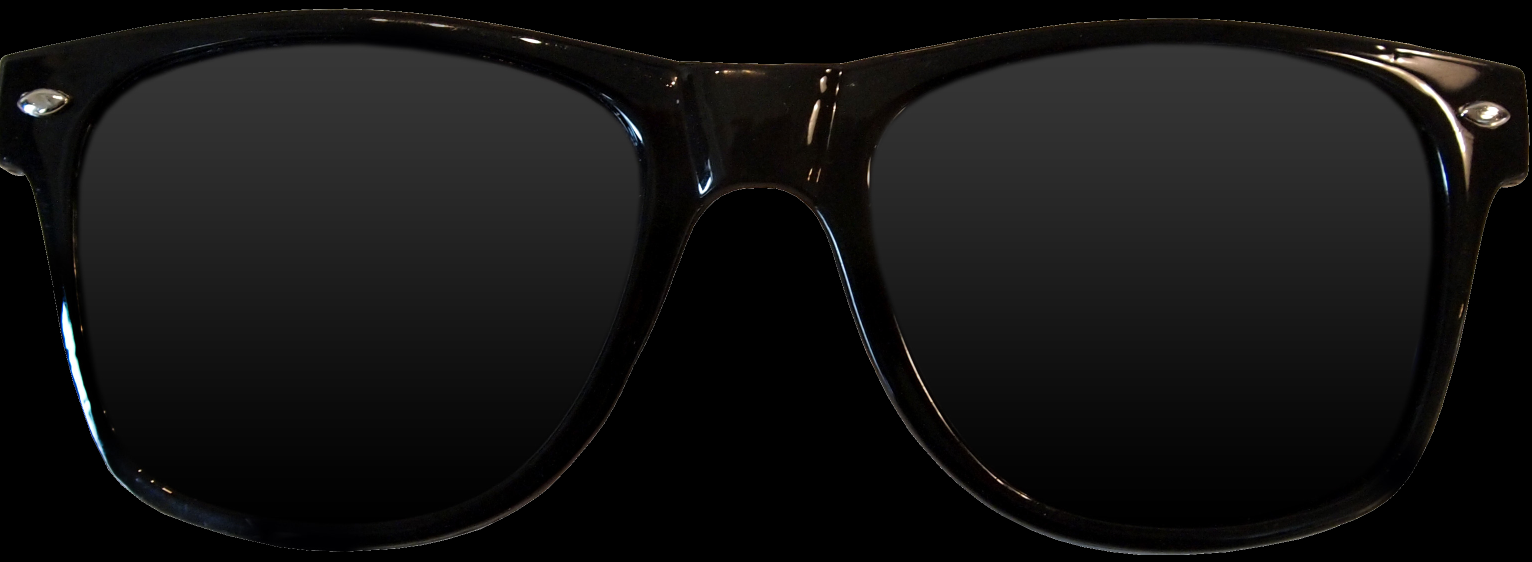
#> input picture images/sunglasses.png, 3064 x 1123 px (shown at 1/2 size)
$ jupyter execute --allow-errors '4. Fun with Keypoints.ipynb'   (shell and % lines are left out)
#> lines starting #> are read from the running program, lines starting #| are printed output that depends on the picture
## Facial Filters

Using your trained facial keypoint detector, you can now do things like add filters to a person's face, automatically. In this optional notebook, you can play around with adding sunglasses to detected face's in an image by using the keypoints detected around a person's eyes. Checkout the `images/` directory to see what pther .png's have been provided for you to try, too!

Let's start this process by looking at a sunglasses .png that we'll be working with!

[cell 1]
# import necessary resources
import matplotlib.image as mpimg
import matplotlib.pyplot as plt
import numpy as np
import pandas as pd
import os
import cv2

[cell 2]
# load in sunglasses image with cv2 and IMREAD_UNCHANGED
sunglasses = cv2.imread('images/sunglasses.png', cv2.IMREAD_UNCHANGED)
#> sunglasses is the input picture: shape (1123, 3064, 4); mean B, G, R, A 18.7, 19.1, 19.5, 184.3

# plot our image
plt.imshow(sunglasses)

# print out its dimensions
print('Image shape: ', sunglasses.shape)
#| Image shape:  (1123, 3064, 4)

## The 4th dimension

You'll note that this image actually has *4 color channels*, not just 3 as your avg RGB image does. This is due to the flag we set `cv2.IMREAD_UNCHANGED`, which tells this to read in another color channel.

#### Alpha channel
It has the usual red, blue, and green channels any color image has, and the 4th channel respresents the **transparency level of each pixel** in the image; this is often called the **alpha** channel. Here's how the transparency channel works: the lower the value, the more transparent, or see-through, the pixel will become.  The lower bound (completely transparent) is zero here, so any pixels set to 0 will not be seen; these look like white background pixels in the image above, but they are actually totally transparent.

This transparent channel allows us to place this rectangular image of sunglasses on an image of a face and still see the face area that is techically covered by the transparentbackground of the sunglasses image!

Let's check out the alpha channel of our sunglasses image in the next Python cell. Because many of the pixels in the background of the image have an alpha value of 0, we'll need to explicitly print out non-zero values if we want to see them.

[cell 3]
# print out the sunglasses transparency (alpha) channel
alpha_channel = sunglasses[:,:,3]
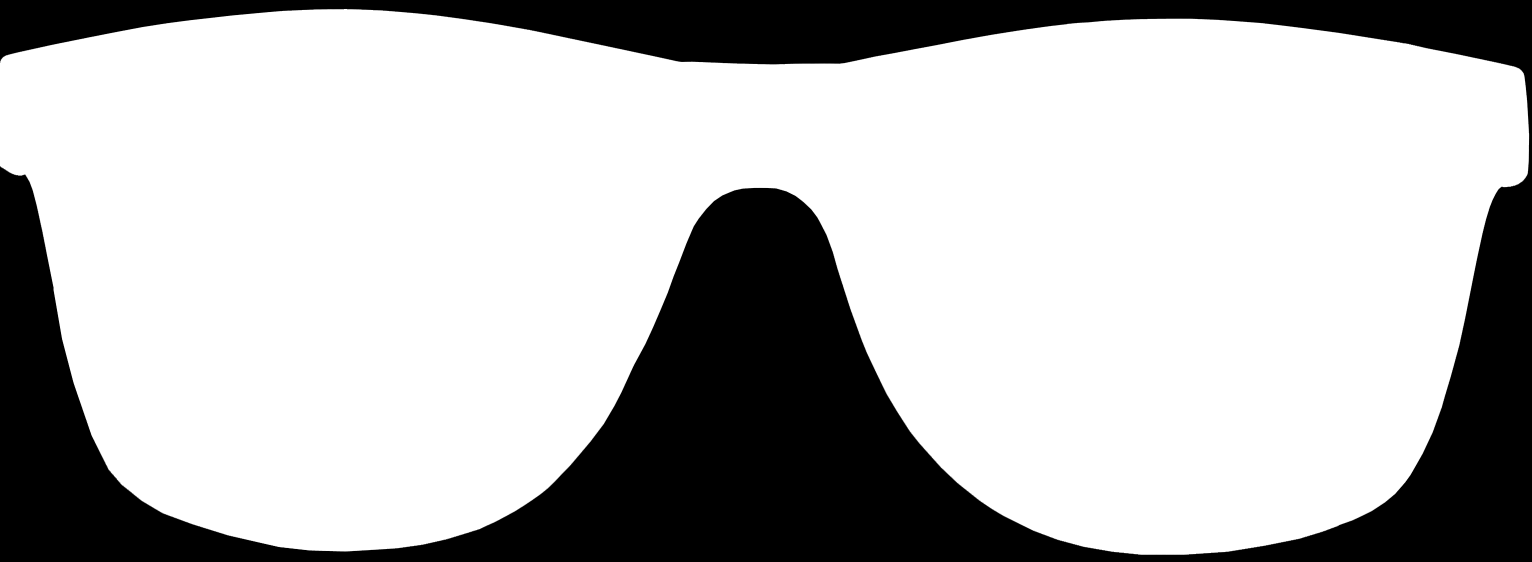
#> alpha_channel: shape (1123, 3064) (shown at 1/2 size); min 0, max 255, mean 184.3
print ('The alpha channel looks like this (black pixels = transparent): ')
plt.imshow(alpha_channel, cmap='gray')

[cell 4]
# just to double check that there are indeed non-zero values
# let's find and print out every value greater than zero
values = np.where(alpha_channel != 0)
#> values = 2491373 positions, rows 17 to 1109, columns 0 to 3058
print ('The non-zero values of the alpha channel are: ')
print (values)
#> (printed output is left out)

#### Overlaying images

This means that when we place this sunglasses image on top of another image, we can use the transparency channel as a filter:

* If the pixels are non-transparent (alpha_channel > 0), overlay them on the new image

#### Keypoint locations

In doing this, it's helpful to understand which keypoint belongs to the eyes, mouth, etc., so in the image below we also print the index of each facial keypoint directly on the image so you can tell which keypoints are for the eyes, eyebrows, etc.,

It may be useful to use keypoints that correspond to the edges of the face to define the width of the sunglasses, and the locations of the eyes to define the placement.

Next, we'll load in an example image. Below, you've been given an image and set of keypoints from the provided training set of data, but you can use your own CNN model to generate keypoints for *any* image of a face (as in Notebook 3) and go through the same overlay process!

[cell 5]
# load in the data if you have not already!
# otherwise, you may comment out this cell
# -- DO NOT CHANGE THIS CELL -- #

#> (a cell that did not finish here is left out)

[cell 7]
# helper function to display keypoints
def show_keypoints(image, key_pts):
    """Show image with keypoints"""
    plt.imshow(image)
    plt.scatter(key_pts[:, 0], key_pts[:, 1], s=20, marker='.', c='m')

[cell 8]
# a selected image
n = 120
#> (the rest of this cell did not finish here and is left out)

Next, you'll see an example of placing sunglasses on the person in the loaded image.

Note that the keypoints are numbered off-by-one in the numbered image above, and so `key_pts[0,:]` corresponds to the first point (1) in the labelled image.

#> (a cell that did not finish here is left out)

#### Further steps

Look in the `images/` directory to see other available .png's for overlay! Also, you may notice that the overlay of the sunglasses is not entirely perfect; you're encouraged to play around with the scale of the width and height of the glasses and investigate how to perform [image rotation](https://docs.opencv.org/3.0-beta/doc/py_tutorials/py_imgproc/py_geometric_transformations/py_geometric_transformations.html) in OpenCV so as to match an overlay with any facial pose.

[cell 10]
#sunglasses = cv2.imread('images/sunglasses.png', cv2.IMREAD_UNCHANGED)
strawhat = cv2.imread('images/straw_hat.png', cv2.IMREAD_UNCHANGED)
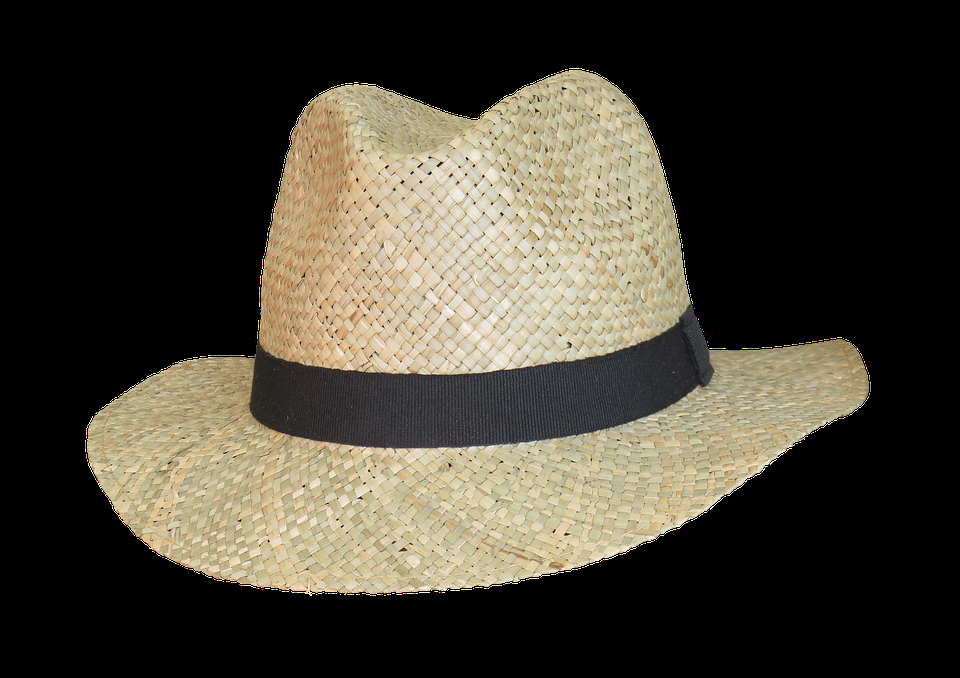
#> input picture images/straw_hat.png, 960 x 678 px
#> strawhat is the input picture: shape (678, 960, 4); mean B, G, R, A 52.6, 64.2, 69, 96.9

# plot our image
plt.imshow(strawhat)

# print out its dimensions
print('Image shape: ', strawhat.shape)
#| Image shape:  (678, 960, 4)

[cell 11]
alpha_channel = strawhat[:,:,3]
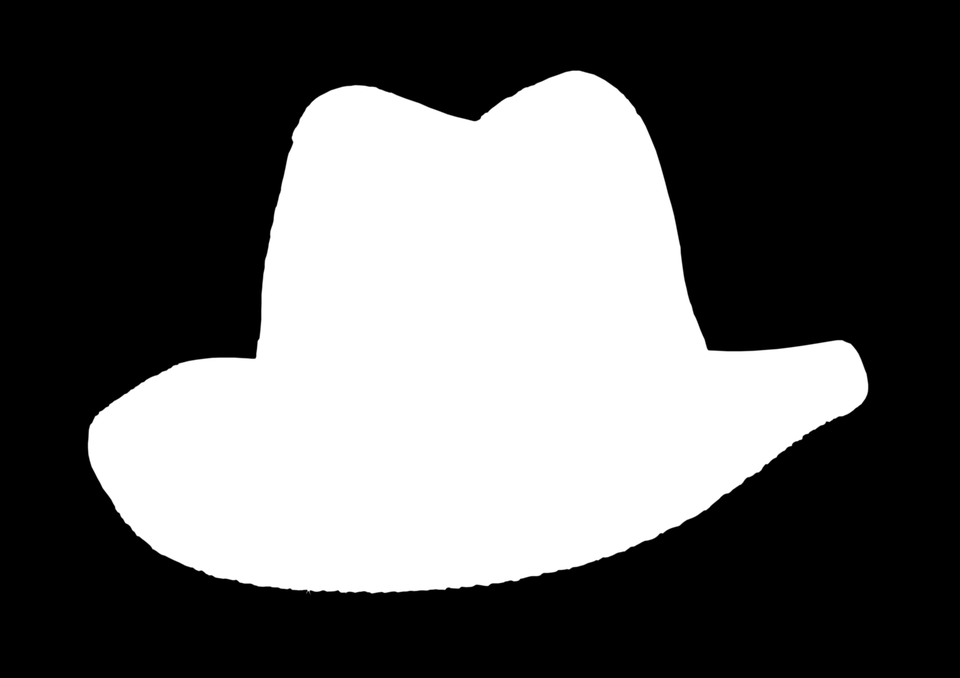
#> alpha_channel: shape (678, 960); min 0, max 255, mean 96.9
print ('The alpha channel looks like this (black pixels = transparent): ')
plt.imshow(alpha_channel, cmap='gray')
